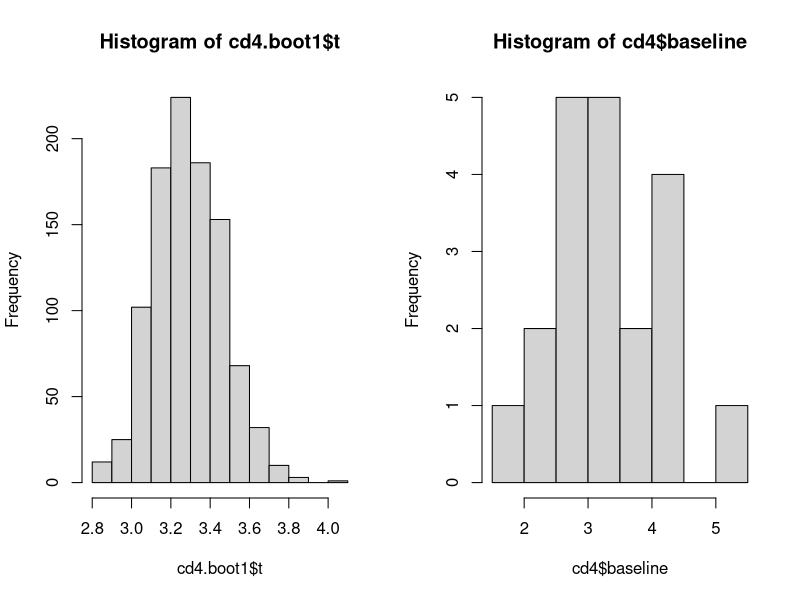
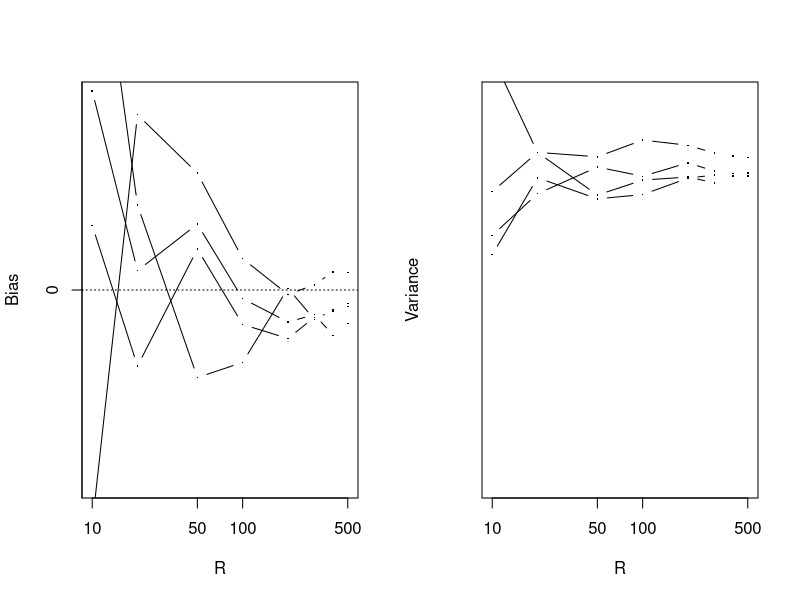
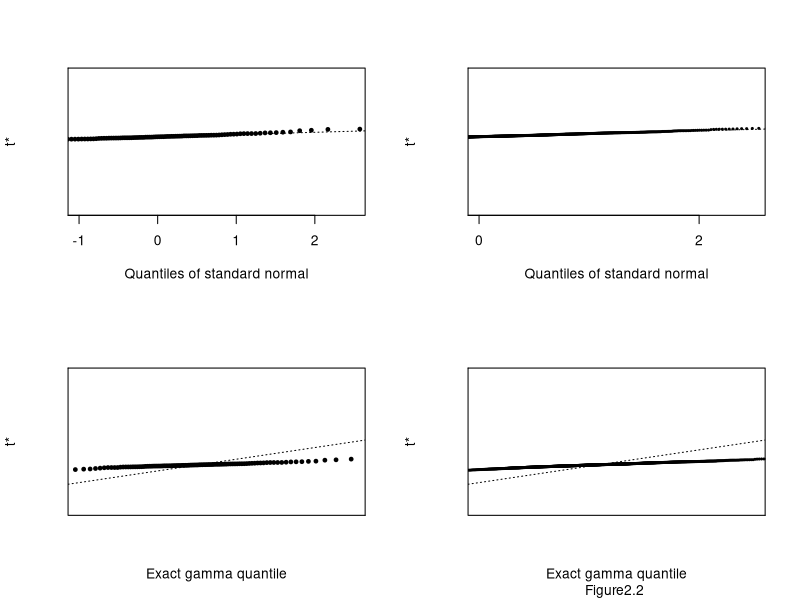
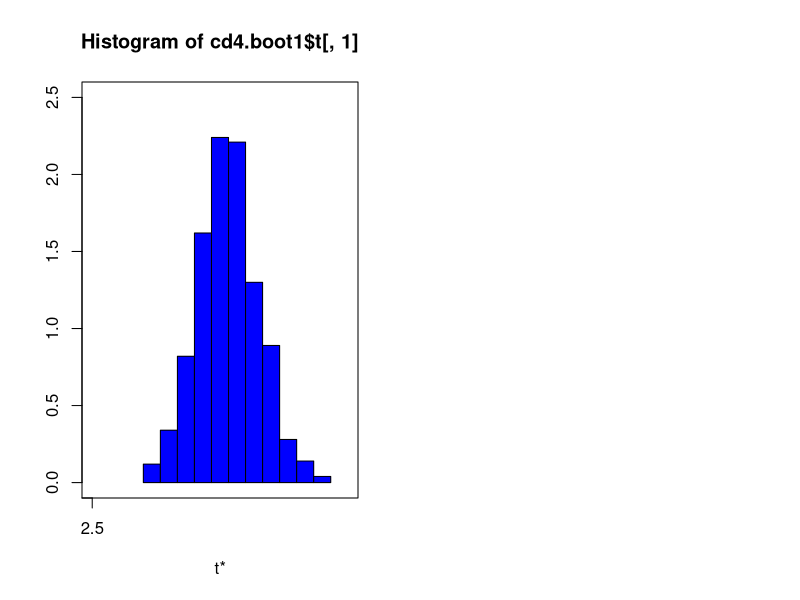

The R script that drew these images, in order: (Note: this script raises an error after producing the figures.)
library(boot)
cd4

###statistic of interest,mean
cd41.f1 <- function(data,f) mean(data$baseline*f)
cd42.f2 <- function(data,f) mean(data$oneyear*f)

cd4.boot1 <- boot(cd4, cd41.f1, stype="f", R=999)
cd4.boot1$t
cd4.boot2 <- boot(cd4, cd42.f2, stype="f", R=999)
cd4.boot2$t
mean(cd4$baseline)
mean(cd4$oneyear)
boot.array(cd4.boot1,indices=T)
boot.array(cd4.boot2,indices=T)

##Estimation of bias 
R=999
mean(cd4.boot1$t)-cd4.boot1$t0
BR=(1/R)*sum(cd4.boot1$t)-mean(cd4.boot1$t0)
BR

##Estimation of variance V

var(cd4.boot1$t)

n=nrow(cd4)

tstar1=(sum(cd4.boot1$t-mean(cd4.boot1$t)))*(1/var(cd4.boot1$t))
tstar1

vstar=((n-1)/n)*(1/(n*(n-1)))*sum((cd4.boot1$t-mean(cd4.boot1$t0))^2)
vstar
Vr=(1/(R-1))*sum((cd4.boot1$t-mean(cd4.boot1$t0))^2)
Vr


#correlation coefficient

corr(cd4, w = rep(1, nrow(cd4))/nrow(cd4))

#confidence intervals
yb <- mean(cd4)
n <- nrow(cd4)
##Method 1: normal approximation

vhart=(yb^2)/n

L1=yb-qnorm(.975)*sqrt(vhart)

L1

U1=yb + qnorm(.975)*sqrt(vhart)

U1


 ##Method 2 Exact: chi^2(2n)

A <- qchisq(0.025, 2*n)
B <- qchisq(0.975, 2*n)


CI_EB <- c(2*sum(cd4$baseline)/B, 2*sum(cd4$baseline)/A)
CI_EB
CI_EO <- c(2*sum(cd4$oneyear)/B, 2*sum(cd4$oneyear)/A)
CI_EO

## method three
###  A3 variance stabilization Transformation ####

lowerlimit=log(yb)- qnorm(.975)*(1/sqrt(n))



L1=exp(lowerlimit)
L1
upperlimit=log(yb)+ qnorm(.975)*(1/sqrt(n))

U1=exp(upperlimit)
U1

#
# Nonparametric confidence intervals for mean
# of the cd4 data using boot.ci


boot.ci(cd4.boot1)
boot.ci(cd4.boot2)


#basic bootstrap without transformation

i <- order(cd4.boot1$t)
yo <- cd4.boot1$t[i]
y1 <- (yo[25])
y2 <- (yo[975])
(2*(mean(cd4.boot1$t0))-(y1))
(2*(mean(cd4.boot1$t0))-(y2))
CIB=c((2*(mean(cd4.boot1$t0))-(y2)),(2*(mean(cd4.boot1$t0))-(y1)))
CIB
i <- order(cd4.boot2$t)
yo <- cd4.boot2$t[i]
y1 <- (yo[25])
y2 <- (yo[975])
(2*(mean(cd4.boot2$t0))-(y1))
(2*(mean(cd4.boot2$t0))-(y2))
CIO=c((2*(mean(cd4.boot2$t0))-(y2)),(2*(mean(cd4.boot2$t0))-(y1)))
CIO

#basic bootstrap with transformation
i <- order(cd4.boot2$t)
yo <- cd4.boot2$t[i]
y1 <- (yo[25])
y2 <- (yo[975])
vhart=(mean(cd4$oneyear)^2)/n
z=(i-cd4.boot2$t)/sqrt(var(i))

u=mean(cd4.boot2$t)-sqrt(vhart)*z[25]

l=mean(cd4.boot2$t)-sqrt(vhart)*z[975]
c(l,u)

i <- order(cd4.boot1$t)
yo <- cd4.boot1$t[i]
y1 <- (yo[25])
y2 <- (yo[975])
vhart1=(mean(cd4$baseline)^2)/n
z=(i-cd4.boot2$t)/sqrt(var(i))

u=mean(cd4.boot1$t)-sqrt(vhart1)*z[25]

l=mean(cd4.boot1$t)-sqrt(vhart1)*z[975]
c(l,u)

par(mfrow=c(1,2)) 
hist(cd4.boot1$t)
hist(cd4$baseline)
#two sample t test
t.test(cd4.boot1$t, mu=3.28)
t.test(cd4.boot1$t, cd4.boot2$t,var.equal=T)
t.test(cd4.boot1$t, cd4.boot2$t,var.equal=T)
t.test(cd4$baseline, cd4$oneyear,var.equal=T)



#graphs

i<-c(10,20,50,100,200,300,400,500)
bias<-matrix(nrow=8,ncol=4)
#bias
variance<-matrix(nrow=8,ncol=4)
#variance

for(j in 1:4)
{
cd4.boot1 <- boot(cd4, cd41.f1, stype="f", R=1000)
for(k in 1:8)
  { bias[k,j]<-mean(cd4.boot1$t[1:i[k]])-mean(cd4$baseline)
    variance[k,j]<-var(cd4.boot1$t[1:i[k]])
  }
}

#variance[,]
#bias[,]
#ac.boot$t

###############################################
#matrix plot of  bias and variance
###############################################

par(mfrow=c(1,2))
#split.screen(c())

matplot(log(i),bias,axes=F,xlim=c(log(10),log(500)),ylim=c(-.05,.05),xlab="R",ylab="Bias",type="c",pch=20,col=1,lty=1)
#matplot(i,bias,axes=F,xlim=c(10,500),ylim=c(-50,10),xlab="R",ylab="Bias",type="c",pch=20,col=1,lty=1)
matpoints(log(i),bias,lty=1,pch=".",col=1,cex=1.5)
axis(1,at=c(log(10),log(50),log(100),log(500)),labels=paste(c(10,50,100,500)))
axis(2,at=c(-15,-10,-5,0,5,10),labels=paste(c(-15,-10,-5,0,5,10)))
abline(h=0,lty=3)
box()

matplot(log(i),variance,axes=F,xlim=c(log(10),log(500)),ylim=c(-.05,.05),xlab="R",ylab="Variance",type="c",pch=20,col=1,lty=1)
matpoints(log(i),variance,lty=1,pch=".",col=1,cex=1.5)
axis(1,at=c(log(10),log(50),log(100),log(500)),labels=paste(c(10,50,100,500)))
axis(2,at=c(600,800,1200,1600),labels=paste(c(600,800,1200,1600)))
abline(h=mean(cd4$baseline)^2/NROW(cd4$baseline),lty=3)
box()



#quantile plots


x<-qgamma((1:999)/1000,NROW(cd4$baseline),rate=NROW(cd4$baseline)/mean(cd4$baseline))
y<-qgamma((1:99)/100,NROW(cd4$baseline),rate=NROW(cd4$baseline)/mean(cd4$baseline))

par(mfrow=c(2,2))

qqnorm(cd4.boot1$t[1:99],axes=F,pch=20,main="",xlim=c(-1,2.5),ylim=c(-1,7),xlab="Quantiles of standard normal",ylab="t*",cex=0.9)
axis(1,at=c(-2,-1,0,1,2),labels=paste(c(-2,-1,0,1,2)))
axis(2,at=c(40,60,80,100,140,180),labels=paste(c(40,60,80,100,140,180)))
qqline(cd4.boot1$t[1:99],lty=3)

box()

qqnorm(cd4.boot1$t[1:999],axes=F,pch=20,main="",xlim=c(0,2.5),ylim=c(-1,7),xlab="Quantiles of standard normal",ylab="t*",cex=0.5)
axis(1,at=c(-2,0,2),labels=paste(c(-2,0,2)))
axis(2,at=c(50,100,150,200),labels=paste(c(50,100,150,200)))
qqline(cd4.boot1$t[1:999],lty=3)
box()

qqplot(y,cd4.boot1$t[1:99],axes=F,pch=20,main="",xlim=c(2,5),ylim=c(0,10),xlab="Exact gamma quantile",ylab="t*",cex=0.9)
axis(1,at=c(60,80,120,160,200),labels=paste(c(60,80,120,160,200)))
axis(2,at=c(40,60,80,100,140,180),labels=paste(c(40,60,80,100,140,180)))
abline(a=0,b=1,lty=3)
box()

qqplot(x,cd4.boot1$t[1:999],axes=F,pch=20,main="",xlim=c(2,5),ylim=c(0,10),xlab="Exact gamma quantile",ylab="t*",cex=0.5)
axis(1,at=c(50,100,150,200),labels=paste(c(50,100,150,200)))
axis(2,at=c(50,100,150,200),labels=paste(c(50,100,150,200)))
abline(a=0,b=1,lty=3) 
box()

title(sub="Figure2.2 ")



#Histogram plots

par(mfrow=c(1,2))

hist(cd4.boot1$t[,1],axes=F,probability=T,xlim=c(2.5,4),xlab="t*",ylim=c(0,2.5),ylab="",col="blue")
axis(1,at=c(0.5,1.0,1.5,2.0,2.5),labels=paste(c(0.5,1.0,1.5,2.0,2.5)))
axis(2)
box()

hist(cd4.boot1$t[1:999,3],axes=F,probability=T,xlim=c(-1,5),xlab="z*",ylim=c(0,5),ylab="",col="green")
axis(1,at=c(-8,-6,-4,-2,0,2,4),labels=paste(c(-8,-6,-4,-2,0,2,4)))
axis(2)
box()
title(sub="Figure 2.3 ")

#hist(cd4.boot1$t,col="red")
#box()